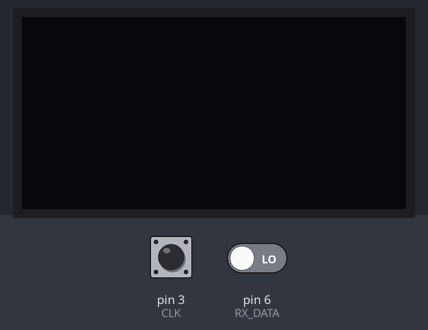
Simulated run of this sketch. Board: Arduino Uno, built with avr-gcc and run on an emulated ATmega328P. On the bench: 128×64 one-colour display. The test bench sets the inputs (shaded band); at power-on: pin 3 (CLK) HIGH, pin 6 (RX_DATA) LOW.

Above: at 1.2 s.
1.3 s: pin 3 (CLK) pulsed LOW 5 times (0.12 s each, 0.3 s apart)
At 1.89 s:
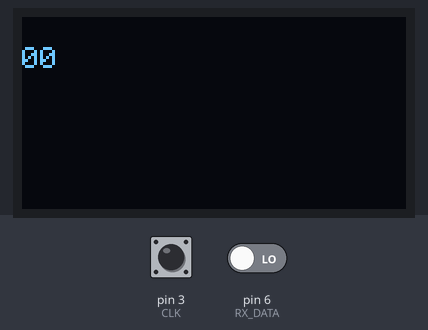
At 3.4 s:
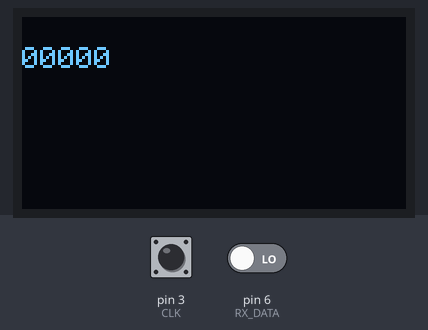
Timing chart, 0 to 4.9 s (numbered marks = the images above; inputs shaded):
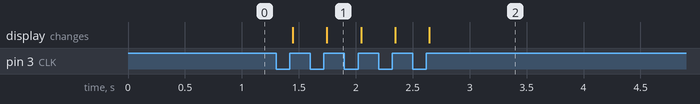

The sketch:

HowToTransmitData_RX.ino
```cpp
#define CLK 3
#define RX_DATA 6
#define TX_RATE 5 //bits per second


#include <SPI.h>
#include <Wire.h>
#include <Adafruit_GFX.h>
#include <Adafruit_SSD1306.h>

#define SCREEN_WIDTH 128 // OLED display width, in pixels
#define SCREEN_HEIGHT 64 // OLED display height, in pixels
// Declaration for SSD1306 display connected using software SPI (default case):
#define OLED_DC    9
#define OLED_RESET 10
#define OLED_CLK   12 //d0
#define OLED_MOSI   11 //d1
// #define OLED_CS    12
Adafruit_SSD1306 display(SCREEN_WIDTH, SCREEN_HEIGHT,
  OLED_MOSI, OLED_CLK, OLED_DC, OLED_RESET, 0);

char message[16];
volatile byte rx_byte = 0;
volatile int bit_position = 0;
volatile bool update_lcd = false;
void setup() {
  Serial.begin(115200);

  // SSD1306_SWITCHCAPVCC = generate display voltage from 3.3V internally
  if(!display.begin(SSD1306_SWITCHCAPVCC)) {
    Serial.println(F("SSD1306 allocation failed"));
    for(;;); // Don't proceed, loop forever
  }

  // Clear the buffer
  display.clearDisplay();
  display.display();

  display.setTextSize(1);
  display.setTextColor(WHITE);
  display.setCursor(0,0);

  pinMode(RX_DATA,INPUT);
  attachInterrupt(digitalPinToInterrupt(CLK),onClockPulse, RISING);
  display.setCursor(0,10);
  strcpy(message,"");

}
void onClockPulse(){
  bool rx_bit = digitalRead(RX_DATA);
  if(bit_position == 8){
    bit_position = 0;
    rx_byte = 0;
  }
  if(rx_bit){
    rx_byte |= (0x80 >> bit_position);
  }
  bit_position++;
  if(bit_position == 8){
    strncat(message, &rx_byte,1);
  }
  update_lcd = true;
}
void loop() {
  if(update_lcd){
    display.clearDisplay();
    display.setCursor(0,0);
    display.print(message);
    display.setCursor(0,10);
    for(int i = 0; i < bit_position; i++){
      display.print(rx_byte & (0x80 >> i) ? "1" : "0");
    }
    display.display();
    update_lcd = false;
  }


}
```

Measured:
- after the input at 1.3 s, the display: first changes after 0.15 s (image 1 shows a later state)
